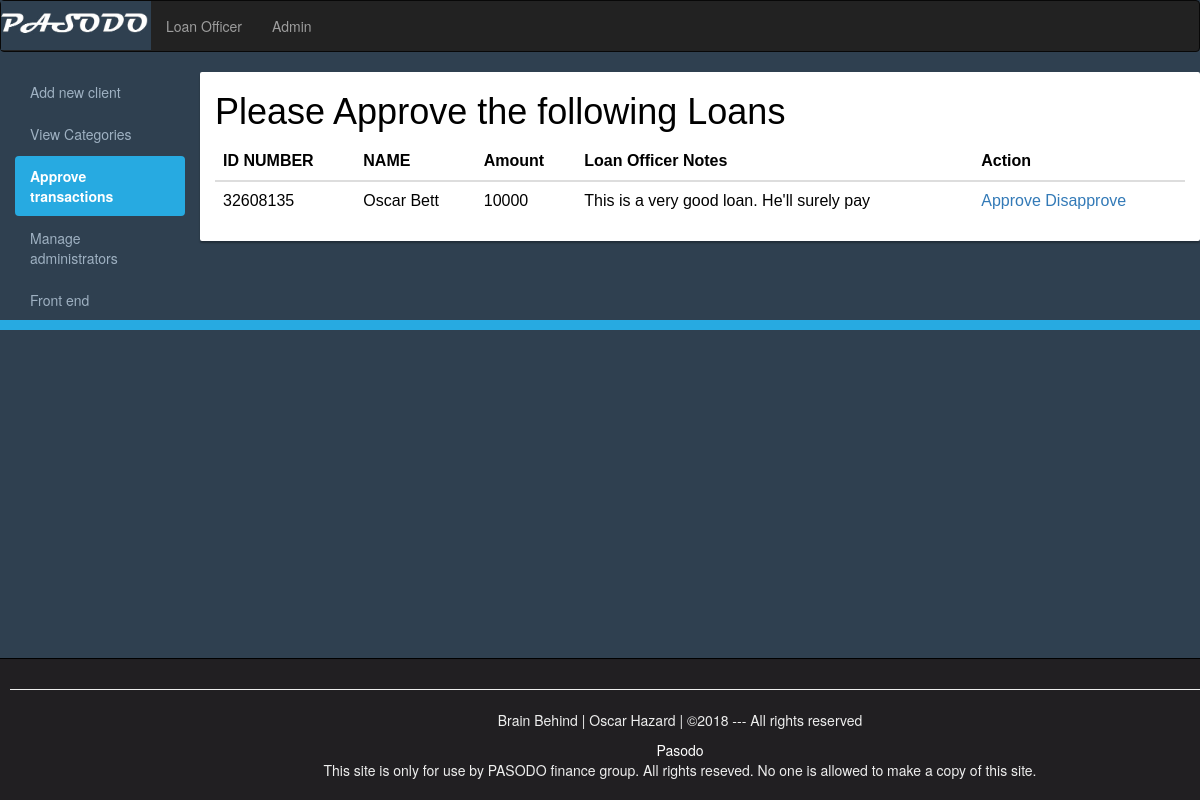
The app's page /transactionapproval.php with its own data.
### tables this page shows
CREATE TABLE `loan` (
  `ID` int(11) NOT NULL,
  `clientID` int(10) NOT NULL,
  `amount` int(10) NOT NULL,
  `created_at` varchar(20) NOT NULL,
  `updated_at` varchar(20) NOT NULL,
  `deadline_at` varchar(20) NOT NULL,
  `image` blob NOT NULL,
  `notes` varchar(1000) NOT NULL,
  `status` enum('approved','pending','unapproved','') NOT NULL DEFAULT 'pending'
);

CREATE TABLE `client2` (
  `ID` int(11) NOT NULL,
  `clientID` int(8) NOT NULL,
  `firstName` varchar(255) NOT NULL,
  `middleName` varchar(255) NOT NULL,
  `lastName` varchar(255) NOT NULL,
  `phone` int(10) NOT NULL,
  `category_id` int(10) NOT NULL,
  `gender` varchar(255) NOT NULL,
  `image` blob NOT NULL,
  `created_at` varchar(20) NOT NULL,
  `updated_at` varchar(20) NOT NULL
);

### transactionapproval.php (the view, shortened to what this page needs)
<?php $conn = mysqli_connect("localhost", "root", "", "pasodo"); ?>
<!DOCTYPE>
<html>
    <head>
        <link rel="stylesheet" href="css/bootstrap.min.css">
        <link rel="stylesheet" href="css/backend.css">
    </head>
    <body>
        <div class="navbar navbar-inverse">
                <div class="navbar-header" style="padding: 0px">
                    <center>
                        <a class="" href="index.php"><img src="img/pasodo5.jpg" alt="" width=150px height="full" /></a>
                    </center>
                </div>
                <div class="navbar-collapse collapse ">
                    <ul class="nav navbar-nav">
                        <li><a href="index.php">Loan Officer</a></li>
                        <li><a href="backend.php">Admin</a></li>
                    </ul>
                </div>
            </div>
        <div class="container-fluid">
            <div class="row">
                <div class="col-sm-2">
                    <ul id="side_menu" class="nav nav-pills nav-stacked">
                        <li><a href="backend.php">Add new client</a></li>
                        <li><a href="categories.php">View Categories</a></li>
                        <li class="active"><a href="transactionapproval.php">Approve transactions</a></li>
                        <li><a href="">Manage administrators</a></li>
                        <li><a href="index.php">Front end</a></li>
                    </ul>
                </div>
                <div class="col-sm-10">
                    <h1 style="color: #000000">Please Approve the following Loans</h1>
                    <div class="table-responsive">
                         <table class="table table-borderless table-dark">
                            <thead class="thead-light" style="color: #000000">
                                <th>ID NUMBER</th>
                                <th>NAME</th>
                                <th>Amount</th>
                                <th>Loan Officer Notes</th>
                                <th>Action</th>
                            </thead>
                             <?php
                                    $sql = "SELECT * FROM loan WHERE status = 'pending'";
                                    $result = $conn->query($sql);
                                    if($result->num_rows > 0){
                                        while($datarows = $result->fetch_assoc()){
                                            $clientID = $datarows["clientID"];
                                            $amount = $datarows["amount"];
                                            $notes = $datarows["notes"];
                                         ?>
                                        <tr style="color: #000000">
                                            <td><?php echo $clientID ?></td>
                                            <td>
                                                <?php
                                                $sql = "SELECT * FROM client2 WHERE clientID = '$clientID' ";
                                                $result = $conn->query($sql);
                                                while ($datarows = $result->fetch_assoc()) {
                                                    $firstName = $datarows['firstName'];
                                                    $lastName = $datarows['lastName'];
                                                    echo $firstName."  ". $lastName ;
                                                }        ?>
                                            </td>
                                            <td><?php echo $amount ?></td>
                                            <td><?php echo $notes ?></td>
                                            <td>
                                                <a type="button" href="">Approve</a>
                                                <a type="button" href="delete.php">Disapprove</a>
                                            </td>
                                        </tr>
                                         <?php
                                        }
                                    }else{
                                        $_SESSION["message"] = "No results found";
                                        header("Location:backend.php");
                                        exit;
                                    }
                                 ?>
                        </table>
                    </div>
                </div>
            </div>
        </div>
        <div id="footer" style="position: fixed; bottom: 0; width: 1360px;">
            <hr><p>Brain Behind | Oscar Hazard | &copy;2018  --- All rights reserved</p>
            <a style="color:white; text-decoration: none; cursor:pointer; fontweight:bold;" href="http://pasodo.com">Pasodo</a>
            <p>This site is only for use by PASODO finance group. All rights reseved. No one is allowed to make a copy of this site.</p>
        </div>
        <div style="height: 10px; background: #27AAE1;"></div>
    </body>
</html>

### css/backend.css (style rules this page uses)
body { background-color: #2f4050 ; }
.col-sm-10 { font: 1em arial, sans-serif; color: #271d1d; background-color: white; margin: 0 auto 10px; border-radius: 2px; box-shadow: 0px 2px 2px rgba(0, 0, 0, 0.3); overflow: hidden; }
#side_menu a { color: #9fb1c2; }
#side_menu .active a { color: #ffffff; background-color: #27AAE1; font-weight: bold; }
#footer { padding: 10px; border-top: 1px solid black; color: eeeeee; background-color: #211f22; text-align: center; }

### records on screen
loan: clientID "32608135", amount "10000", notes "This is a very good loan. He'll surely pay"
client2: firstName "Oscar", lastName "Bett"
